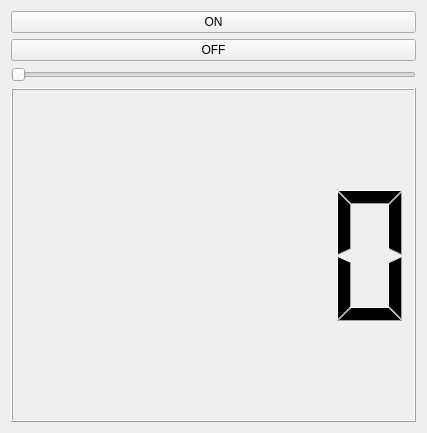
<?xml version="1.0" encoding="UTF-8"?>
<ui version="4.0">
 <class>lcd_number</class>
 <widget class="QWidget" name="lcd_number">
  <property name="geometry">
   <rect>
    <x>0</x>
    <y>0</y>
    <width>427</width>
    <height>433</height>
   </rect>
  </property>
  <property name="windowTitle">
   <string>Widget</string>
  </property>
  <layout class="QVBoxLayout" name="verticalLayout">
   <item>
    <widget class="QPushButton" name="on_PushButton">
     <property name="text">
      <string>ON</string>
     </property>
    </widget>
   </item>
   <item>
    <widget class="QPushButton" name="off_PushButton">
     <property name="text">
      <string>OFF</string>
     </property>
    </widget>
   </item>
   <item>
    <widget class="QSlider" name="horizontalSlider">
     <property name="orientation">
      <enum>Qt::Horizontal</enum>
     </property>
    </widget>
   </item>
   <item>
    <widget class="QLCDNumber" name="lcdNumber"/>
   </item>
  </layout>
 </widget>
 <layoutdefault spacing="6" margin="11"/>
 <resources/>
 <connections/>
</ui>
